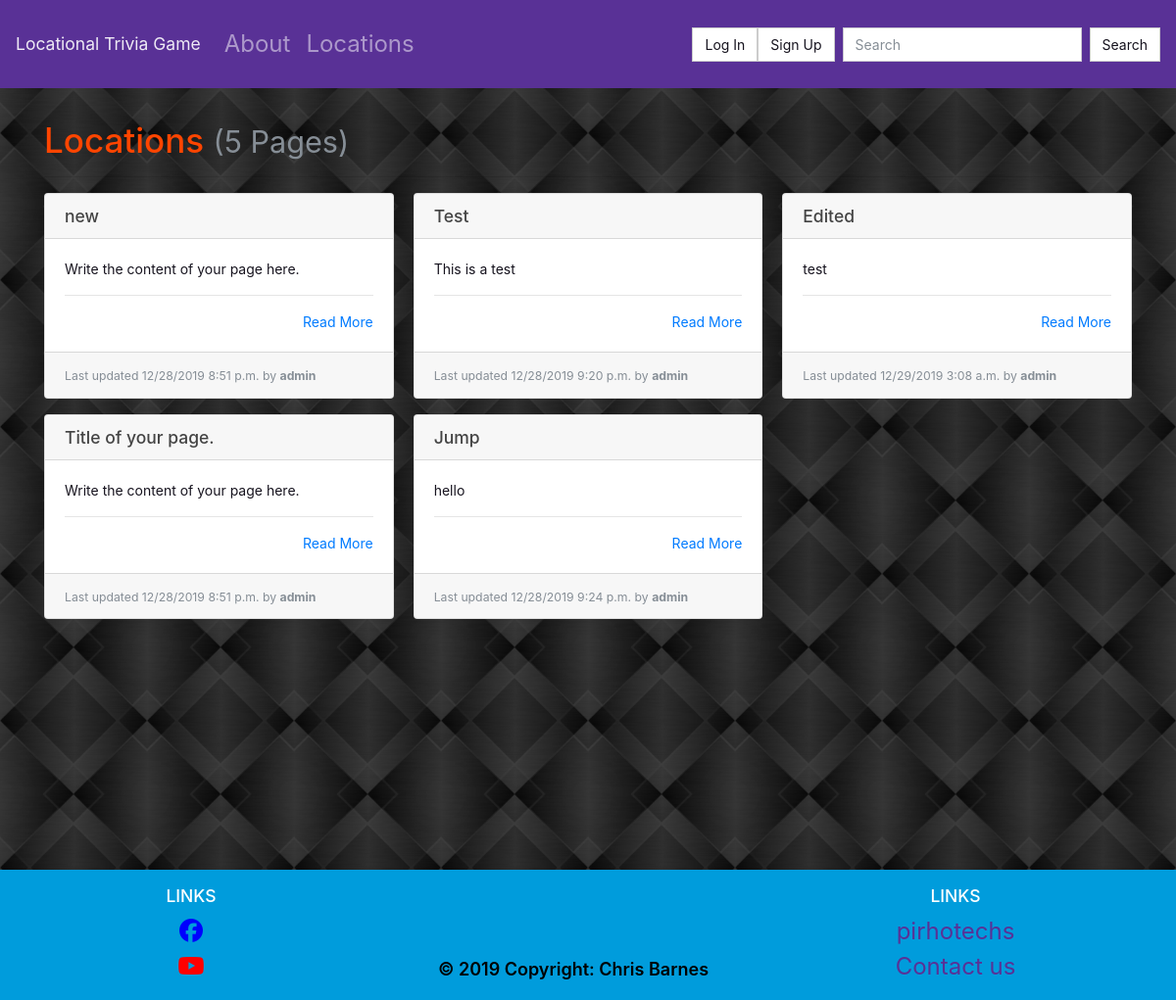
/locations/, run on an earlier commit of the app's database.
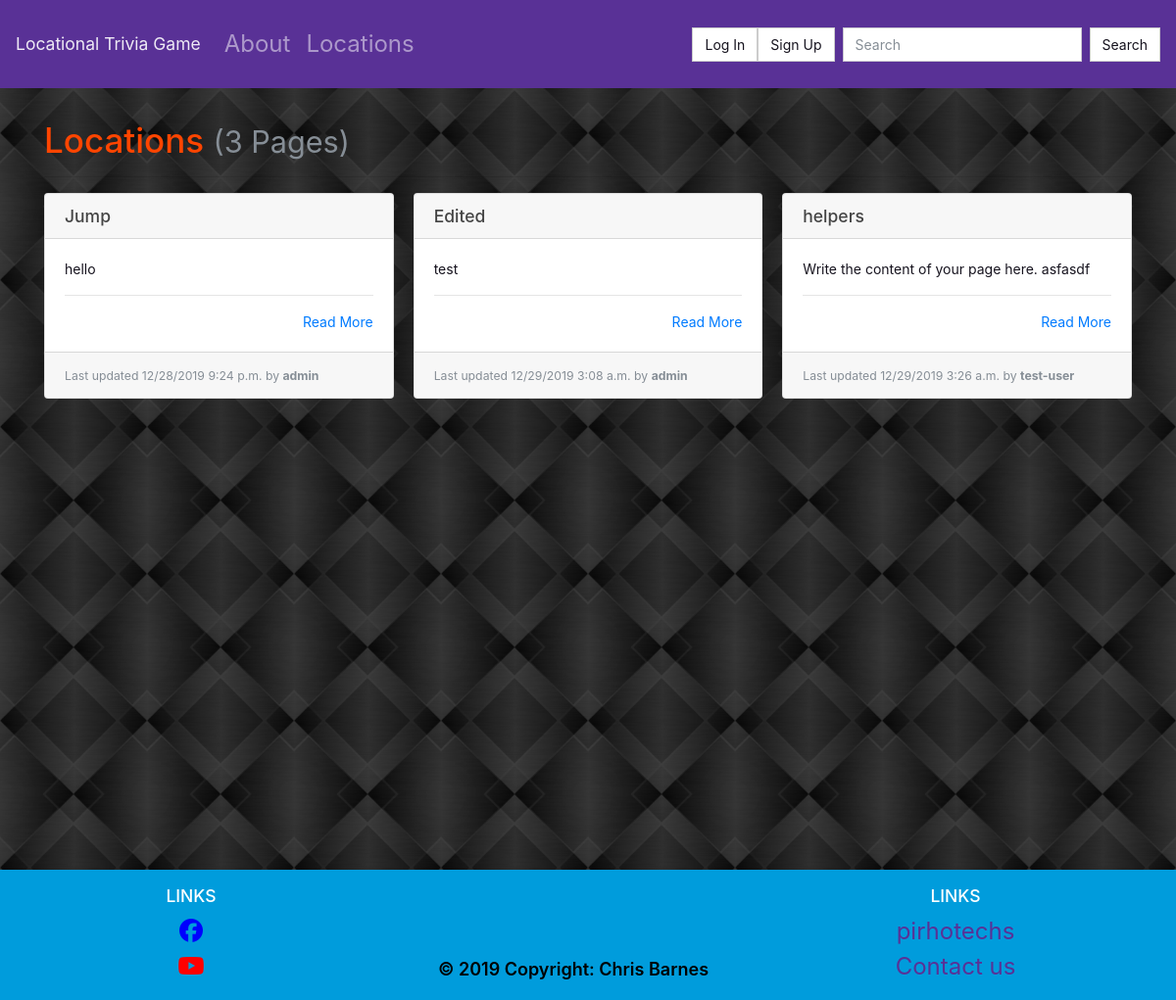
And on a later commit of the database.
### locations/models.py (models this page shows, shortened)
class Page(models.Model):
    objects = models.Manager()
    slug = models.CharField(max_length=settings.PAGE_TITLE_MAX_LENGTH, blank=True, editable=False, help_text="Unique URL path to access this page. Generated by the system.")
    created = models.DateTimeField(auto_now_add=True, help_text="The date and time this page was created. Automatically generated when the model saves.")
    modified = models.DateTimeField(auto_now=True, help_text="The date and time this page was updated. Automatically generated when the model updates.")
    title = models.CharField(max_length=settings.PAGE_TITLE_MAX_LENGTH, unique=True, default="Title of your page.")
    author = models.ForeignKey(User, on_delete=models.PROTECT, help_text="The user that posted this article.")
    content = models.TextField(default="Write the content of your page here.")

### locations/views.py (the view)
# urls.py: path('', PageListView.as_view(), name='list-page'),
class PageListView(ListView):
    template_name = 'locations/list.html'
    context_object_name = 'pages'
    def get_queryset(self):
        return Page.objects.all()

### locations/templates/locations/list.html
{% extends "base.html" %}
{% block content %}
  <h1>Locations {% if pages %}<small class="text-muted">({{ pages|length }} Page{{ pages|length|pluralize:"s" }})</small>{% endif %}</h1>
  <hr>
  {% if pages %}
    <div class="card-columns">
      {% for page in pages %}
        {% include "partials/card.html" %}
      {% endfor %}
    </div>
  {% else %}
    <div class="alert alert-primary" role="alert">No pages to display.</div>
  {% endif %}
{% endblock %}

### templates/base.html (shortened to what this page needs)
{% load static %}
<!DOCTYPE html>
<html lang="en">
<head>
    <link rel="stylesheet" href="https://stackpath.bootstrapcdn.com/bootstrap/4.3.1/css/bootstrap.min.css">
    <link rel="stylesheet" href="https://bootswatch.com/4/pulse/bootstrap.min.css">
    <link rel="stylesheet" type="text/css" href="{% static 'style.css' %}">
</head>
<body>
    {% include 'partials/navbar.html' %}
    <main role="main" class="container" style="margin-top: 4vh; height: 750px;">
        {% block content %}{% endblock %}
    </main>
    {% include 'partials/footer.html' %}
</body>
</html>

### templates/partials/navbar.html (shortened to what this page needs)
<nav class="navbar navbar-expand-lg navbar-dark bg-primary">
    <a class="navbar-brand" href="{% url 'index' %}">Locational Trivia Game</a>
    <div class="collapse navbar-collapse" id="navbarColor01">
        <ul class="navbar-nav mr-auto">
            <li class="nav-item">
                <a class="nav-link" href="{% url 'about' %}">About</a>
            </li>
            <li class="nav-item">
                <a class="nav-link" href="{% url 'list-page' %}">Locations</a>
            </li>
        </ul>
        <form class="form-inline ml-auto">
            {% if not user.is_authenticated %}
                <a href="{% url 'login' %}" class="btn btn-secondary ml-2">Log In</a>
                <a href="{% url 'signup' %}" class="btn btn-secondary mr-2">Sign Up</a>
            {% endif %}
        </form>
        <form class="form-inline my-2 my-lg-0">
            <input class="form-control mr-sm-2" type="text" placeholder="Search">
            <button class="btn btn-secondary my-2 my-sm-0" type="submit">Search</button>
        </form>
    </div>
</nav>

### locations/templates/partials/card.html
<div class="card mb-3">
    <h5 class="card-header ">{{ page.title }}</h5>
    <div class="card-body border-dark">
    <p class="card-text text-dark">
        {{ page.content|truncatewords_html:30 }}
        <hr>
        <div class="text-right"><a href="{% url 'details-page' page.slug %}" title="Read More">Read More</a></div>
    </div>
    <div class="card-footer">
    <small class="text-muted">Last updated {{ page.modified|date:"SHORT_DATETIME_FORMAT" }} by <b>{{ page.author.username }}</b></small>
    </div>
</div>

### templates/partials/footer.html
<footer class='page-footer font-small text-white bg-info absolute-bottom mt-3'>
    <div class='container-fluid row text-center pt-3'>
        <div class='col-md-4 mb-md-0'>
            <h5 class='text-uppercase'>Links</h5>
            <ul class='list-unstyled'>
                <li><a href='https://facebook.com'><i class="fab fa-facebook"></i></a></li>
                <li><a href='https://Youtube.com'><i class="fab fa-youtube"></i></a></li>
            </ul>
        </div>
        <div class='col-md-4 mb-md-0 footer-copyright text-center'>© {% now "Y" %} Copyright: Chris Barnes</div>
        <div class='col-md-4 mb-md-0'>
            <h5 class='text-uppercase'>Links</h5>
            <ul class='list-unstyled'>
                <li><a href='https://pirhotechs.com'>pirhotechs</a></li>
                <li><a href="{% url 'email' %}">Contact us</a></li>
            </ul>
        </div>
    </div>
</footer>

### static/style.css (style rules this page uses)
body { background: lightgrey url("images/background.jpg") center; }
.footer-copyright { font-size: large; font-weight: 600; padding-top: 4em; color: black; }
h1 { color: orangered; }
h2, h3, h4, p { color: white; }
ul { color: white; font-size: x-large; }
.card a, .card a:hover { color: #007bff }
.fa-facebook { color: blue; }
.fa-youtube { color: red; }

What changed in the data, as far as the page shows it:
removed Page: title "new", content "Write the content of your page here.", modified "12/28/2019 8:51 p.m.", author.username "admin"
removed Page: title "Title of your page.", content "Write the content of your page here.", modified "12/28/2019 8:51 p.m.", author.username "admin"
removed Page: title "Test", content "This is a test", modified "12/28/2019 9:20 p.m.", author.username "admin"
added Page: title "helpers", content "Write the content of your page here. asfasdf", modified "12/29/2019 3:26 a.m.", author.username "test-user"
Also different on the page:
{{ pages|length }}: "5" → "3"
